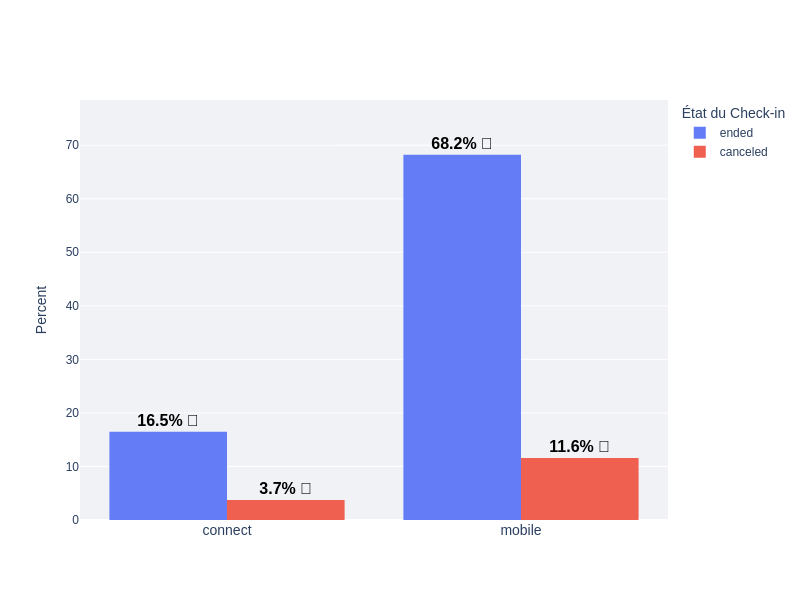

Notebook source saved alongside this figure:
### Code cell
fig = go.Figure()

# Dictionnaires mis à jour pour correspondre aux données réelles ('ended', 'canceled')
emoji_map = {
    'ended': '🚙',    # Un émoji pour "terminé"
    'canceled': '🚗' # Un émoji pour "annulé"
}

color_map = {
    'ended': '#647CF6',   
    'canceled': '#F06050' 
}


for state in checkin_df['state'].unique():
    df_state = checkin_df[checkin_df['state'] == state]
    
    
    emoji = emoji_map[state]
    color = color_map[state]

    fig.add_trace(go.Bar(
        x=df_state['checkin_type'],
        y=df_state['percent'],
        name=state,
        text=df_state['percent'].apply(lambda x: f'{round(x, 1)}% {emoji}'),
        textfont=dict(size=16, weight='bold', color='black'),
        textposition="outside",
        marker_color=color,
        marker_line_width=0
    ))

# Mise en page
fig.update_layout(
    yaxis_title='Percent',
    xaxis_title=None,
    barmode='group',
    plot_bgcolor='rgb(240, 242, 246)',
    paper_bgcolor='white',
    yaxis=dict(
        gridcolor='white',
        range=[0, max(checkin_df['percent']) * 1.15] # Ajuste automatiquement la hauteur de l'axe Y
    ),
    xaxis=dict(
        tickfont=dict(size=14)
    ),
    legend_title_text='État du Check-in', # Ajout d'un titre à la légende
    font=dict(family="Arial, sans-serif"),
    # showlegend=False, # On peut l'activer pour voir la différence entre 'ended' et 'canceled'
    width=800,
    height=600
)

fig.show()

### Figure 1 — Plotly figure (JSON) as saved in the notebook; plotly's stock layout.template omitted (floating-point values rounded to 4 significant figures)
{"data": [{"marker": {"color": "#647CF6", "line": {"width": 0}}, "name": "ended", "text": ["16.5% 🚙", "68.2% 🚙"], "textfont": {"color": "black", "size": 16, "weight": "bold"}, "textposition": "outside", "type": "bar", "x": ["connect", "mobile"], "y": [16.47, 68.21]}, {"marker": {"color": "#F06050", "line": {"width": 0}}, "name": "canceled", "text": ["3.7% 🚗", "11.6% 🚗"], "textfont": {"color": "black", "size": 16, "weight": "bold"}, "textposition": "outside", "type": "bar", "x": ["connect", "mobile"], "y": [3.745, 11.58]}], "layout": {"barmode": "group", "font": {"family": "Arial, sans-serif"}, "height": 600, "legend": {"title": {"text": "État du Check-in"}}, "paper_bgcolor": "white", "plot_bgcolor": "rgb(240, 242, 246)", "width": 800, "xaxis": {"tickfont": {"size": 14}, "title": {}}, "yaxis": {"gridcolor": "white", "range": [0, 78.44], "title": {"text": "Percent"}}}}
